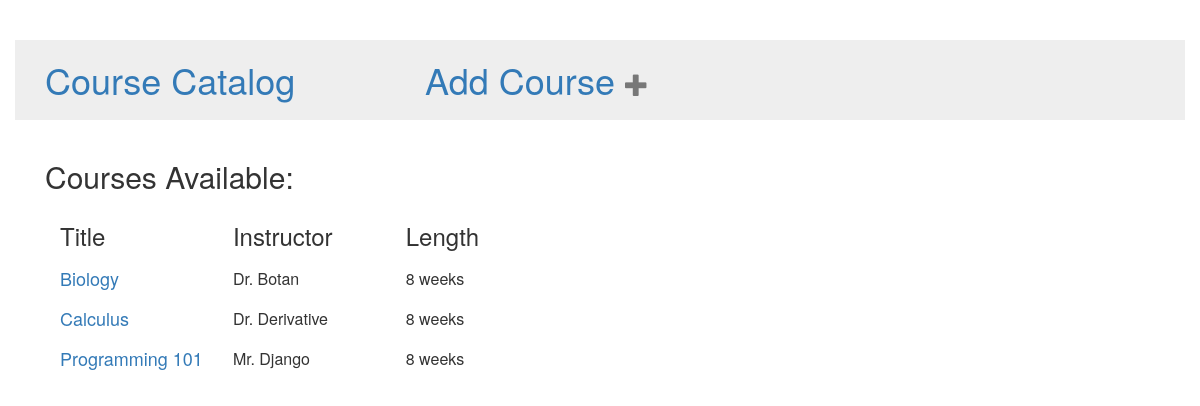
The app's page /, older data.
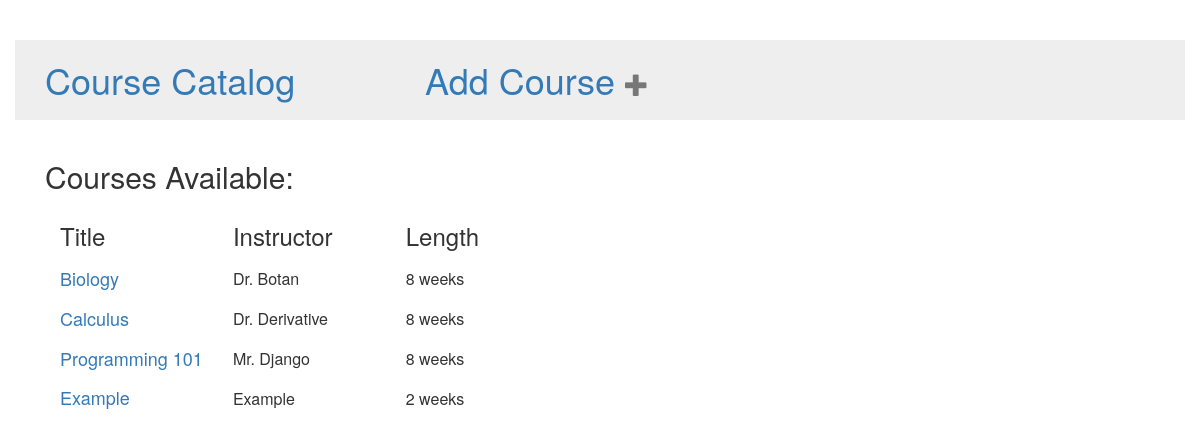
The same page, newer data.
### main/models.py (models this page shows)
class Course(models.Model):
    title = models.CharField(max_length = 200)
    description = models.CharField(max_length = 300)
    instructor = models.CharField(max_length = 100)
    course_length = models.CharField(max_length=30, choices=DURATION, default=DURATION[0][0])
    art = models.ImageField(upload_to='uploads/')

### main/views.py (the view)
# urls.py: url(r'^$', views.course_list, name = 'course_list'),
def course_list(request):
    courses = Course.objects.filter()
    return render(request, 'main/course_list.html', {'courses': courses})

### main/templates/main/course_list.html
{% extends 'main/base.html' %}
{% block content %}
  <div class="container">
    <h2> Courses Available:</h2>
    <table class="table-responsive">
      <thead>
      <tr>
        <td class="col-md-4 col-md-offset-3"><h3>Title</h3></td>
        <td class="col-md-4 col-md-offset-3"><h3>Instructor</h3></td>
        <td class="col-md-4 col-md-offset-3"><h3>Length</h3></td>
      </tr>
      </thead>
      {% for course in courses %}
        <tr>
          <td class="col-md-4 col-md-offset-3"><h4><a href="{% url 'course_detail' pk=course.pk %}">{{ course.title }}</h4></a></td>
          <td class="col-md-4 col-md-offset-3">{{ course.instructor }}</td>
          <td class="col-md-4 col-md-offset-3">{{ course.course_length }} weeks</td>
        </tr>
      {% endfor %}
    </table>
  </div>
{% endblock %}

Row changes from the older to the newer data that the page shows:
added Course: title "Example", instructor "Example", course_length "2"
